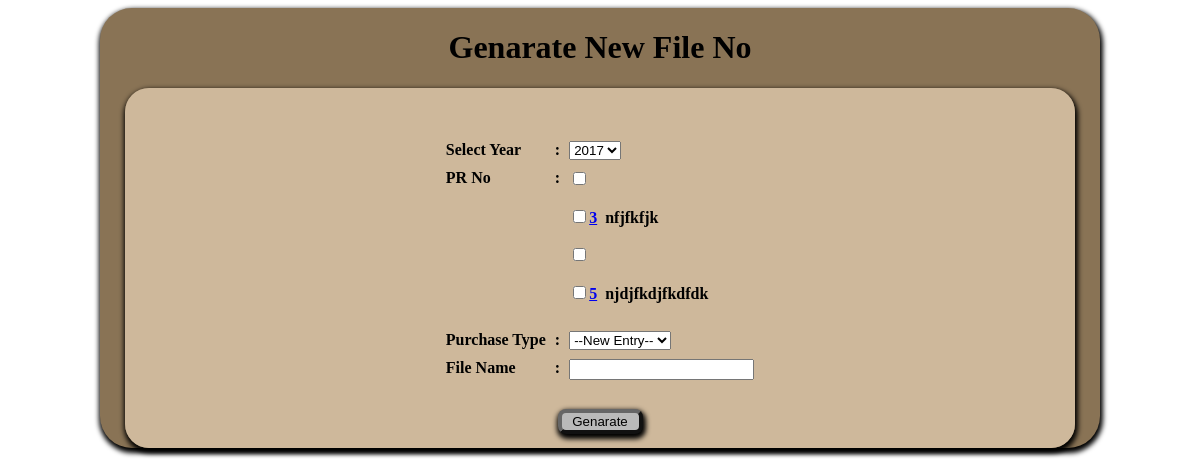
Screenshot of /generatefno.php with the database file from the repository.
### tables this page shows
CREATE TABLE `pc_pr_dtls_tbl` (
  `pr_dtls_code` int(11) NOT NULL,
  `pr_no` varchar(25) NOT NULL,
  `applicant` int(10) NOT NULL,
  `serial_no` int(10) NOT NULL,
  `DivisionCode` int(5) NOT NULL,
  `Name_officer` varchar(300) NOT NULL,
  `descrip` varchar(200) NOT NULL,
  `pr_date` date NOT NULL,
  `quantity` double NOT NULL,
  `pur_ type` varchar(400) NOT NULL,
  `purpose` varchar(600) NOT NULL,
  `DesigCode` int(5) NOT NULL,
  `Dtls_of_equipment` varchar(1000) NOT NULL,
  `est_cost` double NOT NULL,
  `act_cost` double NOT NULL,
  `bud_pro_des` text NOT NULL,
  `alter_source` text NOT NULL,
  `provision_des` varchar(600) NOT NULL,
  `simiar_item` int(10) NOT NULL,
  `similar_des` text NOT NULL,
  `head_rec` int(10) NOT NULL,
  `head_rec_date` date NOT NULL,
  `head_rec_sta` varchar(3) NOT NULL,
  `rec_ddg` int(10) NOT NULL,
  `rec_ddg_date` date NOT NULL,
  `rec_ddg_sta` varchar(3) NOT NULL,
  `autri_dg` int(10) NOT NULL,
  `autri_dg_date` date NOT NULL,
  `autri_dg_sta` varchar(3) NOT NULL,
  `usage_no` int(11) NOT NULL,
  `req_fulfill` varchar(1000) NOT NULL,
  `target_month` varchar(500) NOT NULL,
  `pro_code` varchar(20) NOT NULL,
  `pr_type_no` int(11) NOT NULL,
  `file_no` varchar(25) NOT NULL,
  `remarks` varchar(10) DEFAULT NULL,
  `ap_code` varchar(20) NOT NULL
);

### generatefno.php (the view, shortened to what this page needs)
<!DOCTYPE html>
<html>
<head>
<link href="css/Css_file.css" rel="stylesheet" type="text/css">
</head>
<body>
<div id="wrapp">
<form method="post" action="fnogen.php" >
<table align="center" class="searchResults">
		<table width="94%" height="297"  border="0" align="center" cellpadding="10" cellspacing="1" id="wrapped2">
		   <caption><h1> Genarate New File No</h1></caption>
				   <tr>
					<th>
					<table align="center"  border="0" cellpadding="4" cellspacing="1" style="color:#000000">
                        <tr></tr><br/>
				    <tr>
					<th valign="top" scope="row"><div align="left"> Select Year</div></th>
					<th valign="top">:</th>
					<td align="left">
                    <?php
					$yr=date('y');
	                $yr2=date('Y');
	            echo'<select name = "BudYerLst" id = "BudYerLst" >
		        <option value="'.($yr-2).'">'.($yr2-2).'</option>
		        <option value="'.($yr-1).'">'.($yr2-1).'</option>
		        <option selected value="'.($yr).'">'.($yr2).'</option>
		        <option value="'.($yr+1).'">'.($yr2+1).'</option>
		        <option value="'.($yr+2).'">'.($yr2+2).'</option>';
		           echo'</select>';
					?>
                    </td>
				    </tr>
                  <div class="combobox">
				   <tr>
					<th valign="top" scope="row"><div align="left">PR No</div></th>
					<th valign="top">:</th>
				      <td align="left">
                       <?php
                           $select = "SELECT * FROM pc_pr_dtls_tbl";
                            $result = mysql_query ($select);
                            while ($row = mysql_fetch_array($result))
                            {
								$pr=$row['pr_no'];
                            echo '<div class="checkbox">' .'<input type="checkbox" name="pr_no" value="'.$row['pr_no'].'">';
				            echo"<label><a href='pr_request_view.php?id=$pr'>".$pr.'</a>'."&nbsp;&nbsp;".$row['descrip']."<br><br>".'</label>'.'</div>';
                            }
                         ?>
                       </td>
                      </tr>
				    </div>
			     <tr></tr><br/>
				<tr>
					<th valign="top" scope="row">
                    <div align="left">Purchase Type</div></th>
					<th valign="top">:</th>
				    <td align="left">
                        <select name = "txt_pr_type_no" id ="txt_pr_type_no" onchange = "document.form1.submit()">
                            <?php
                                echo "<option >--New Entry--</option>";
			                 ?>
                        </select>
                    </td>
                </tr>
                    <tr>
				         <th valign="top" scope="row"><div align="left">File Name</div></th>
				       <th valign="top">:</th>
                        <td align="left">
                        <input type="text" name="cupw" id="cupw" value="<?php echo $empt;?>"></td>
				   </tr>
					</table>
                    </th>
				   </tr>
			     <tr align="center">
				 <td class="tbrow" colspan="3" >
				  <table width="100%"align="center" >
					<tr >
						<td class="tbrow" width="22%" >
                            <div align="center">
							<input align="center" name="submit" id="submit" type="submit" value="Genarate" align ="right" class="button" />
							</div>
						</td>
				</tr>
				</table>
				</td>
			   </tr>
  </table>
  </table>
</form>
</div>
</body>
</html>

### css/Css_file.css (style rules this page uses)
Caption { color:#000000; white-space:nowrap; }
#wrapp { width:1000px; margin:auto; background:#897355; box-shadow:1px 3px 5px 2px; border-radius:2em; }
input[type="submit"],#browse,#start-upload,.butt { background:#bababa; border-radius: 8px; border-color:#666666; border-width:4px; width:85px; box-shadow:1px 3px 5px 2px; }
#wrapped2 { background:url(../images/inbg5.png); margin:auto; width:95%; box-shadow:1px 3px 5px 2px; border-radius:1.5em; }
th, td { font-weight:bolder; vertical-align:central; color:#000; font-size:16px; }

### rows the page displays
pc_pr_dtls_tbl: pr_no "3", descrip "nfjfkfjk"
pc_pr_dtls_tbl: pr_no "5", descrip "njdjfkdjfkdfdk"

### other values shown
form field BudYerLst "2017"
